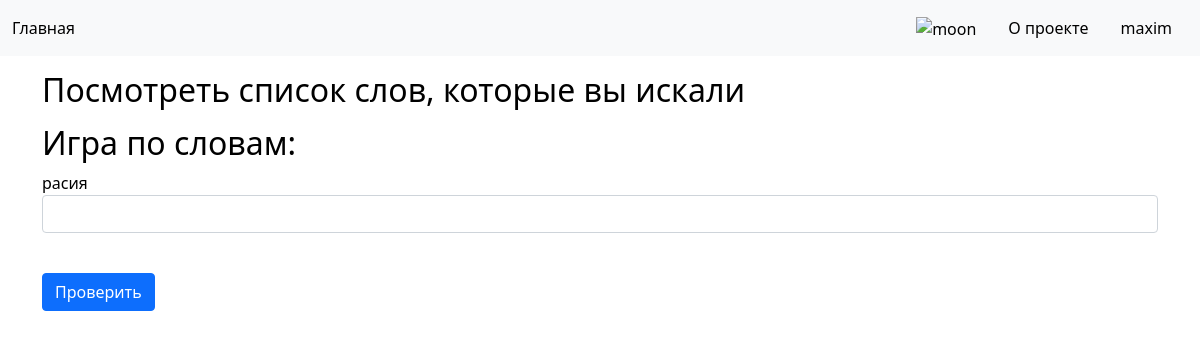
Before: /game (signed in) with the older database file.
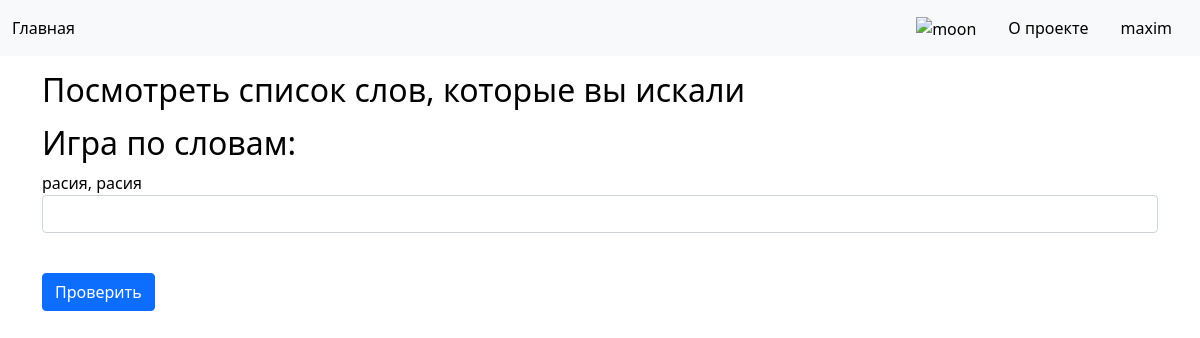
After: the same page with the newer database file.
### data/words.py (models this page shows, shortened)
class Word(SqlAlchemyBase, UserMixin):
    __tablename__ = 'words'
    id = sqlalchemy.Column(sqlalchemy.Integer, primary_key=True, autoincrement=True)
    not_correct = sqlalchemy.Column(sqlalchemy.String, nullable=True)
    correct = sqlalchemy.Column(sqlalchemy.String, unique=True, nullable=True)

### main.py (the view, shortened to what this page needs)
@app.route('/game', methods=['POST', 'GET'])
@login_required
def game():
    err = ''
    form = WordGame()
    if request.method == "GET":
        session['url'] = f'/game'
        k = int(session['gamek'])
        db_sess = db_session.create_session()
        words = db_sess.query(Word).all()
        wrds = []
        for i in range(len(words)):
            d = {'id': 0, 'correct': '', 'not_correct': ''}
            d['id'] = words[i].id
            d['correct'] = words[i].correct
            if ',' in words[i].not_correct:
                d['not_correct'] = words[i].not_correct
            else:
                d['not_correct'] = words[i].not_correct
            wrds.append(d)
        print(k)
        if k >= len(wrds):
            session['gamek'] = 0
            session['game_ids'] = []
            return render_template("game.html", message=err, title='Игра по словам', form=form, wrds=None)
        else:
            return render_template("game.html", message=err, title='Игра по словам', form=form, wrds=wrds[k])

### forms/word.py
class WordGame(FlaskForm):
    word = StringField('Введите правильную версию слова', validators=[DataRequired()])
    submit = SubmitField('Проверить')

### data/db_session.py (called while the page is built)
def create_session() -> Session:
    global __factory
    return __factory()

### main.py (called while the page is built)
@login_manager.user_loader
def load_user(user_id):
    db_sess = db_session.create_session()
    return db_sess.query(User).get(user_id)

### templates/game.html (shortened to what this page needs)
{% extends "base.html" %}
{% block content %}
<h2><a href="/user/{{ current_user.id }}">Посмотреть список слов, которые вы искали</a></h2>
                              <h2>Игра по словам:</h2>
                                {% if wrds %}
                                  <form action="" method="post">
                                    <p>
                                      {{ wrds.not_correct }}<br>
                                      {{ form.word(class="form-control") }}<br>
                                    </p>
                                    <p>{{ form.submit(type="submit", class="btn btn-primary") }}</p>
                                  </form>
                                {% else %}
                                <p>Поздравляем, кажется вы прошли игру!</p>
                                {% endif %}
{% endblock %}

Changed rows visible on the page:
changed Word: not_correct "расия" → "расия, расия"
